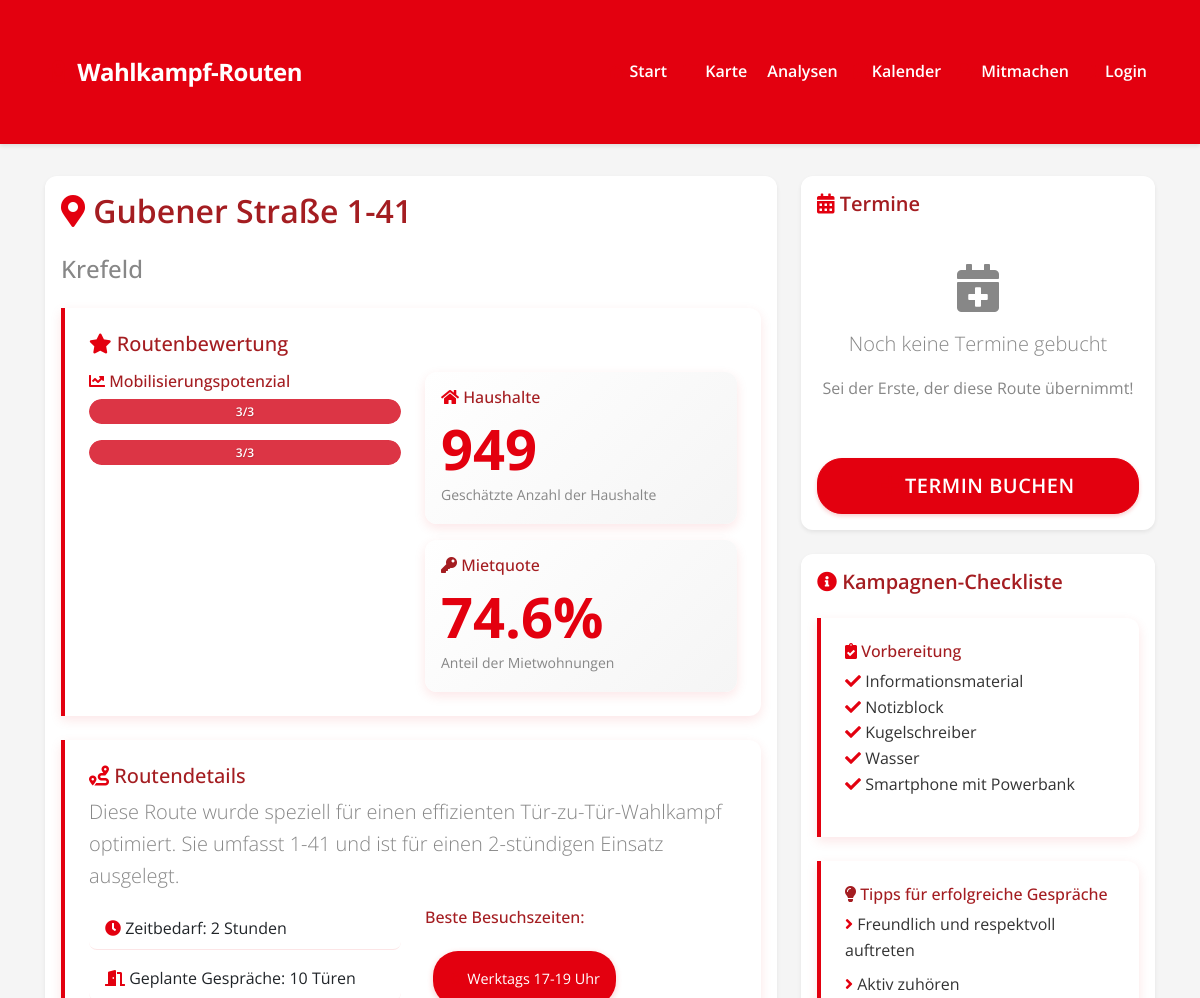
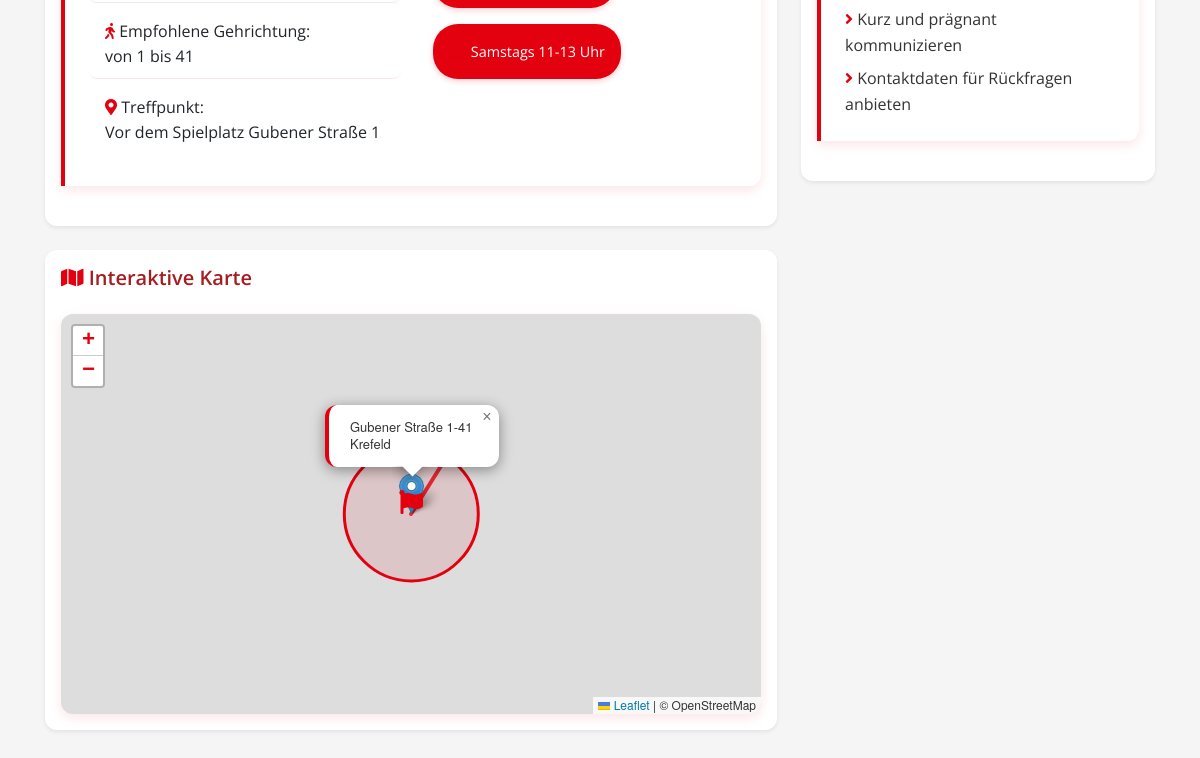
/route/3, run on the app's committed database (2 pictures, top to bottom).
### models.py (models this page shows, shortened)
class Route(db.Model):
    __tablename__ = 'route'
    id = db.Column(db.Integer, primary_key=True)
    city = db.Column(db.String(100), nullable=False)
    street = db.Column(db.String(200), nullable=False)
    house_numbers = db.Column(db.String(50), nullable=False)
    mobilization_index = db.Column(db.Integer, nullable=False)
    conviction_index = db.Column(db.Integer, nullable=False)
    households = db.Column(db.Integer)
    rental_percentage = db.Column(db.Float)
    lat = db.Column(db.Float, nullable=False)
    lon = db.Column(db.Float, nullable=False)
    meeting_point = db.Column(db.String(500))
    meeting_point_lat = db.Column(db.Float)
    meeting_point_lon = db.Column(db.Float)
    registrations = db.relationship('RouteRegistration', backref='route', lazy=True)
    max_volunteers = db.Column(db.Integer, default=4)
    is_active = db.Column(db.Boolean, default=True)

### app.py (the view)
@app.route('/route/<int:route_id>')
def route_detail(route_id):
    route = Route.query.get_or_404(route_id)
    registrations = RouteRegistration.query.filter_by(route_id=route_id).all()
    mapbox_token = app.config['MAPBOX_TOKEN']
    return render_template('route_detail.html',
                         route=route,
                         registrations=registrations,
                         mapbox_token=mapbox_token)

### templates/route_detail.html (shortened to what this page needs)
{% extends "base.html" %}
{% block head %}
<link rel="stylesheet" href="https://unpkg.com/leaflet@1.7.1/dist/leaflet.css">
{% endblock %}
{% block content %}
<div class="row">
    <div class="col-md-8">
        <div class="card shadow-sm mb-4">
            <div class="card-body">
                <h2 class="card-title">
                    <i class="fas fa-map-marker-alt"></i>
                    {{ route.street }} {{ route.house_numbers }}
                </h2>
                <h4 class="text-muted mb-4">{{ route.city }}</h4>
                <div class="highlight-box mb-4">
                    <h5 class="mb-3"><i class="fas fa-star"></i> Routenbewertung</h5>
                    <div class="row">
                        <div class="col-md-6">
                            <h6><i class="fas fa-chart-line"></i> Mobilisierungspotenzial</h6>
                            <div class="progress mb-3">
                                {% set mobilization_width = (route.mobilization_index/3*100)|round %}
                                <div class="progress-bar bg-danger"
                                     role="progressbar"
                                     style="width: {{ mobilization_width }}%"
                                     aria-valuenow="{{ mobilization_width }}"
                                     aria-valuemin="0"
                                     aria-valuemax="100">
                                    {{ route.mobilization_index }}/3
                                </div>
                            </div>
                            <div class="progress mb-3">
                                {% set conviction_width = (route.conviction_index/3*100)|round %}
                                <div class="progress-bar bg-danger"
                                     role="progressbar"
                                     style="width: {{ conviction_width }}%"
                                     aria-valuenow="{{ conviction_width }}"
                                     aria-valuemin="0"
                                     aria-valuemax="100">
                                    {{ route.conviction_index }}/3
                                </div>
                            </div>
                        </div>
                        <div class="col-md-6">
                            {% if route.households %}
                            <div class="stats-card p-3 mb-3">
                                <h6><i class="fas fa-home text-info"></i> Haushalte</h6>
                                <p class="display-4 mb-0">{{ route.households }}</p>
                                <small class="text-muted">Geschätzte Anzahl der Haushalte</small>
                            </div>
                            {% endif %}
                            {% if route.rental_percentage %}
                            <div class="stats-card p-3">
                                <h6><i class="fas fa-key text-warning"></i> Mietquote</h6>
                                <p class="display-4 mb-0">{{ "%.1f"|format(route.rental_percentage) }}%</p>
                                <small class="text-muted">Anteil der Mietwohnungen</small>
                            </div>
                            {% endif %}
                        </div>
                    </div>
                </div>
                <div class="highlight-box">
                    <h5><i class="fas fa-route text-primary"></i> Routendetails</h5>
                    <p class="lead">
                        Diese Route wurde speziell für einen effizienten Tür-zu-Tür-Wahlkampf optimiert.
                        Sie umfasst {{ route.house_numbers }} und ist für einen 2-stündigen Einsatz ausgelegt.
                    </p>
                    <div class="row">
                        <div class="col-md-6">
                            <ul class="list-group list-group-flush">
                                <li class="list-group-item bg-transparent">
                                    <i class="fas fa-clock text-info"></i> Zeitbedarf: 2 Stunden
                                </li>
                                <li class="list-group-item bg-transparent">
                                    <i class="fas fa-door-open text-success"></i> Geplante Gespräche: 10 Türen
                                </li>
                                <li class="list-group-item bg-transparent">
                                    <i class="fas fa-walking text-primary"></i> Empfohlene Gehrichtung:
                                    <br>von {{ route.house_numbers.split('-')[0] }}
                                    bis {{ route.house_numbers.split('-')[1] }}
                                </li>
                                {% if route.meeting_point %}
                                <li class="list-group-item bg-transparent">
                                    <i class="fas fa-map-marker-alt text-danger"></i> Treffpunkt:
                                    <br>{{ route.meeting_point }}
                                </li>
                                {% endif %}
                            </ul>
                        </div>
                        <div class="col-md-6">
                            <h6 class="mb-3">Beste Besuchszeiten:</h6>
                            <span class="time-slot-badge">
                                <i class="fas fa-sun"></i> Werktags 17-19 Uhr
                            </span>
                            <span class="time-slot-badge">
                                <i class="fas fa-coffee"></i> Samstags 11-13 Uhr
                            </span>
                        </div>
                    </div>
                </div>
            </div>
        </div>
        <div class="card shadow-sm">
            <div class="card-body">
                <h5 class="card-title"><i class="fas fa-map"></i> Interaktive Karte</h5>
                <div id="map"></div>
            </div>
        </div>
    </div>
    <div class="col-md-4">
        <div class="card shadow-sm mb-4">
            <div class="card-body">
                <h5 class="card-title">
                    <i class="fas fa-calendar-alt text-primary"></i> Termine
                </h5>
                {% if registrations %}
                <div class="list-group">
                    {% for reg in registrations %}
                    <div class="list-group-item">
                        <div class="d-flex justify-content-between align-items-center">
                            <div>
                                <h6 class="mb-1">
                                    <i class="fas fa-user text-info"></i>
                                    {{ reg.volunteer.name }}
                                </h6>
                                <small class="text-muted">
                                    <i class="fas fa-calendar"></i>
                                    {{ reg.date.strftime('%d.%m.%Y') }}
                                    <br>
                                    <i class="fas fa-clock"></i>
                                    {{ reg.time_slot }}
                                </small>
                            </div>
                            <span class="badge bg-success">Bestätigt</span>
                        </div>
                    </div>
                    {% endfor %}
                </div>
                {% else %}
                <div class="text-center py-4">
                    <i class="fas fa-calendar-plus text-muted fa-3x mb-3"></i>
                    <p class="lead">Noch keine Termine gebucht</p>
                    <p class="text-muted">Sei der Erste, der diese Route übernimmt!</p>
                </div>
                {% endif %}
                <a href="{{ url_for('register') }}?route={{ route.id }}"
                   class="btn btn-primary btn-lg mt-3 w-100">
                    <i class="fas fa-plus"></i> Termin buchen
                </a>
            </div>
        </div>
        <div class="card shadow-sm">
            <div class="card-body">
                <h5 class="card-title">
                    <i class="fas fa-info-circle text-info"></i> Kampagnen-Checkliste
                </h5>
                <div class="highlight-box">
                    <h6><i class="fas fa-clipboard-check text-success"></i> Vorbereitung</h6>
                    <ul class="list-unstyled">
                        <li><i class="fas fa-check text-success"></i> Informationsmaterial</li>
                        <li><i class="fas fa-check text-success"></i> Notizblock</li>
                        <li><i class="fas fa-check text-success"></i> Kugelschreiber</li>
                        <li><i class="fas fa-check text-success"></i> Wasser</li>
                        <li><i class="fas fa-check text-success"></i> Smartphone mit Powerbank</li>
                    </ul>
                </div>
                <div class="highlight-box mt-3">
                    <h6><i class="fas fa-lightbulb text-warning"></i> Tipps für erfolgreiche Gespräche</h6>
                    <ul class="list-unstyled mb-0">
                        <li class="mb-2"><i class="fas fa-angle-right"></i> Freundlich und respektvoll auftreten</li>
                        <li class="mb-2"><i class="fas fa-angle-right"></i> Aktiv zuhören</li>
                        <li class="mb-2"><i class="fas fa-angle-right"></i> Kurz und prägnant kommunizieren</li>
                        <li><i class="fas fa-angle-right"></i> Kontaktdaten für Rückfragen anbieten</li>
                    </ul>
                </div>
            </div>
        </div>
    </div>
</div>
{% endblock %}

### templates/base.html (style rules this page uses)
:root { --spd-red: #E3000F; --spd-dark-red: #A41D21; --spd-gray: #878787; --spd-light-gray: #f5f5f5; --spd-white: #ffffff; }
body { background-color: var(--spd-light-gray); font-family: 'Open Sans', -apple-system, BlinkMacSystemFont, "Segoe UI", Roboto, "Helvetica Neue", Arial, sans-serif; color: #333; line-height: 1.6; }
.btn-primary { background-color: var(--spd-red); border-color: var(--spd-red); border-radius: 25px; padding: 0.75rem 1.5rem; font-weight: 600; text-transform: uppercase; letter-spacing: 0.5px; transition: all 0.3s ease; box-shadow: 0 2px 4px rgba(227, 0, 15, 0.2); }
.card { border: none; border-radius: 12px; box-shadow: 0 4px 6px rgba(0, 0, 0, 0.1); transition: transform 0.3s ease, box-shadow 0.3s ease; }
.card-title { color: var(--spd-dark-red); font-weight: 700; margin-bottom: 1.5rem; }
.progress { height: 10px; border-radius: 5px; background-color: rgba(227, 0, 15, 0.1); margin-bottom: 0.5rem; }
.progress-bar { background-color: var(--spd-red); border-radius: 5px; transition: width 0.3s ease; }

### templates/route_detail.html (style rules this page uses)
:root { --spd-red: #E3000F; --spd-dark-red: #A41D21; --spd-gray: #878787; --spd-light-gray: #f5f5f5; --spd-white: #ffffff; }
.progress { height: 25px; background-color: rgba(227, 0, 15, 0.1); border-radius: 25px; margin-bottom: 1rem; }
.progress-bar { line-height: 25px; font-weight: 600; background-color: var(--spd-red); border-radius: 25px; text-shadow: 0 1px 2px rgba(0, 0, 0, 0.2); }
#map { height: 400px; width: 100%; border-radius: 12px; box-shadow: 0 4px 12px rgba(227, 0, 15, 0.1); }
.stats-card { background: linear-gradient(135deg, var(--spd-white) 0%, var(--spd-light-gray) 100%); border: none; border-radius: 12px; transition: transform 0.3s, box-shadow 0.3s; box-shadow: 0 4px 12px rgba(227, 0, 15, 0.1); }
.highlight-box { background-color: var(--spd-white); border-left: 4px solid var(--spd-red); padding: 1.5rem; margin: 1.5rem 0; border-radius: 0 12px 12px 0; box-shadow: 0 4px 12px rgba(227, 0, 15, 0.1); }
.time-slot-badge { background-color: var(--spd-red); color: var(--spd-white); padding: 0.75rem 1.25rem; border-radius: 25px; font-size: 0.9rem; margin: 0.5rem; display: inline-block; transition: all 0.3s; box-shadow: 0 2px 6px rgba(227, 0, 15, 0.2); }
.card { background-color: var(--spd-white); border: none; border-radius: 12px; box-shadow: 0 4px 12px rgba(227, 0, 15, 0.1); transition: transform 0.3s, box-shadow 0.3s; }
.btn-primary { background-color: var(--spd-red); border-color: var(--spd-red); border-radius: 25px; padding: 0.75rem 1.5rem; font-weight: 600; text-transform: uppercase; letter-spacing: 0.5px; transition: all 0.3s; color: var(--spd-white); }
.list-group-item { border-radius: 8px; margin-bottom: 0.5rem; border: 1px solid rgba(227, 0, 15, 0.1); transition: all 0.3s; background-color: var(--spd-white); }
.display-4 { color: var(--spd-red); font-weight: 700; }
.card-title { color: var(--spd-dark-red); font-weight: 600; margin-bottom: 1.5rem; }
.lead { color: var(--spd-gray); line-height: 1.6; }
.text-muted { color: var(--spd-gray) !important; }
.fas { color: var(--spd-red); }
h2, h3, h4, h5, h6 { color: var(--spd-dark-red); }
.text-primary, .text-success, .text-info, .text-danger { color: var(--spd-red) !important; }
.text-warning { color: var(--spd-dark-red) !important; }
@media (hover: none) { .btn-primary, .time-slot-badge, .list-group-item { -webkit-tap-highlight-color: transparent; touch-action: manipulation; } }
@media (hover: none) { .time-slot-badge { padding: 1rem; } }

### data on the page
Route: street "Gubener Straße", house_numbers "1-41", city "Krefeld", mobilization_index "3", conviction_index "3", households "949", rental_percentage "74.6", house_numbers "1", house_numbers "41", meeting_point "Vor dem Spielplatz Gubener Straße 1"
